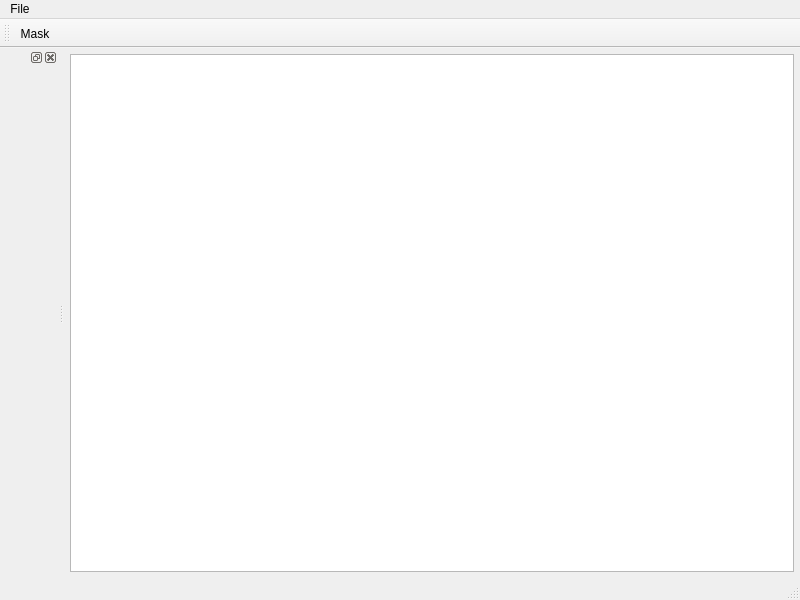
<?xml version="1.0" encoding="UTF-8"?>
<ui version="4.0">
 <class>wndImageTools</class>
 <widget class="QMainWindow" name="wndImageTools">
  <property name="geometry">
   <rect>
    <x>0</x>
    <y>0</y>
    <width>800</width>
    <height>600</height>
   </rect>
  </property>
  <property name="windowTitle">
   <string>MainWindow</string>
  </property>
  <widget class="QWidget" name="centralwidget">
   <layout class="QVBoxLayout" name="verticalLayout">
    <property name="leftMargin">
     <number>3</number>
    </property>
    <property name="topMargin">
     <number>3</number>
    </property>
    <property name="rightMargin">
     <number>3</number>
    </property>
    <property name="bottomMargin">
     <number>3</number>
    </property>
    <item>
     <layout class="QHBoxLayout" name="horizontalLayout">
      <property name="leftMargin">
       <number>3</number>
      </property>
      <property name="topMargin">
       <number>3</number>
      </property>
      <property name="rightMargin">
       <number>3</number>
      </property>
      <property name="bottomMargin">
       <number>3</number>
      </property>
      <item>
       <widget class="ZoomGraphicsView2" name="grvMain"/>
      </item>
     </layout>
    </item>
   </layout>
  </widget>
  <widget class="QMenuBar" name="menubar">
   <property name="geometry">
    <rect>
     <x>0</x>
     <y>0</y>
     <width>800</width>
     <height>22</height>
    </rect>
   </property>
   <widget class="QMenu" name="mnuFile">
    <property name="title">
     <string>File</string>
    </property>
    <addaction name="mniFileOpen"/>
   </widget>
   <addaction name="mnuFile"/>
  </widget>
  <widget class="QStatusBar" name="statusbar"/>
  <widget class="QToolBar" name="toolBar">
   <property name="windowTitle">
    <string>toolBar</string>
   </property>
   <attribute name="toolBarArea">
    <enum>TopToolBarArea</enum>
   </attribute>
   <attribute name="toolBarBreak">
    <bool>false</bool>
   </attribute>
   <addaction name="actionToolbarMask"/>
  </widget>
  <widget class="QDockWidget" name="dockWidget">
   <attribute name="dockWidgetArea">
    <number>1</number>
   </attribute>
   <widget class="QWidget" name="dockWidgetContents"/>
  </widget>
  <action name="mniFileOpen">
   <property name="text">
    <string>Open</string>
   </property>
  </action>
  <action name="actionToolbarMask">
   <property name="checkable">
    <bool>true</bool>
   </property>
   <property name="checked">
    <bool>false</bool>
   </property>
   <property name="text">
    <string>Mask</string>
   </property>
   <property name="menuRole">
    <enum>QAction::MenuRole::NoRole</enum>
   </property>
  </action>
 </widget>
 <customwidgets>
  <customwidget>
   <class>ZoomGraphicsView2</class>
   <extends>QGraphicsView</extends>
   <header>controls.ZoomGraphicsView2</header>
  </customwidget>
 </customwidgets>
 <resources/>
 <connections/>
</ui>
